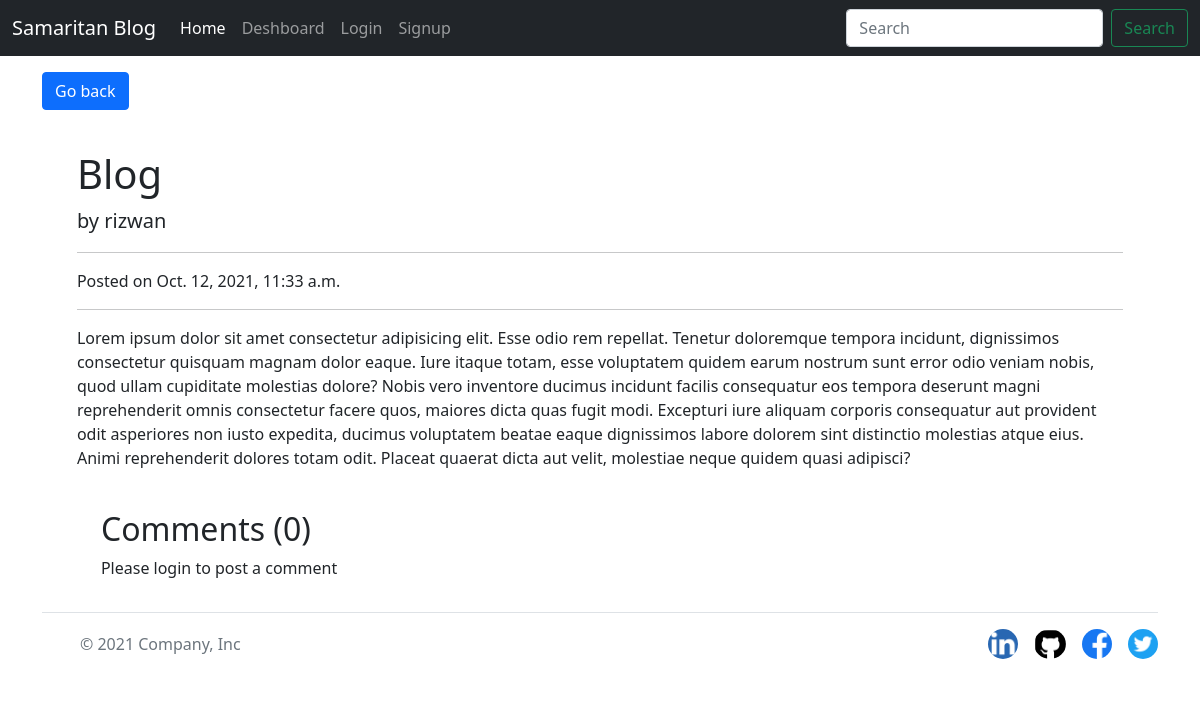
/post/15, run on the app's committed database.
### blog/models.py (models this page shows, shortened)
class Post(models.Model):
    title = models.CharField(max_length=50)
    author = models.ForeignKey(User, on_delete=models.CASCADE)
    published_date = models.DateTimeField(default=timezone.now)
    content = RichTextField(blank = True, null = True)
    visible = models.BooleanField(default=False)
    upload = models.ImageField(upload_to ='uploads/')

### blog/views.py (the view)
# urls.py: path('post/<int:pk>', views.PostDetail, name='PostDetail'),
def PostDetail(request, pk):
    post = Post.objects.get(pk=pk)
    if post.visible == True or request.user.is_superuser or post.author == request.user:
        comments= PostComment.objects.filter(post=post).order_by('timestamp').reverse()
        context={'post':post, 'comments': comments}
        return render(request, "blog/postdetail.html", context)

### blog/templates/blog/postdetail.html (shortened to what this page needs)
{% extends 'blog/base.html' %}
{% load static %}
{% block content %}
<a class="btn btn-primary my-3" href="{% url 'home' %}"> Go back </a>
<div class="container">
        <div class="row" style="margin-right: 1%; margin-left: 1%;">
        <div class="col">
            <h1 class="mt-4">{{post.title}}</h1>
            <p class="lead">
                by {{ post.author}}
            </p>
            <hr>
            <p>Posted on {{post.published_date}}</p>
            <hr>
            <p>
                {{ post.content|safe }}
            </p>
            <br />
            <div class="container">
                <h2> Comments ({{comments.count}}) </h2>
                <div class="my-2">
                    {% if user.is_authenticated %}
                    <form action="{% url 'postComment' %}" method="post">
                        {% csrf_token %}
                        <div class="form-group">
                            <label for="exampleInputEmail1">Post Comment </label>
                            <textarea type="text" class="form-control" name="comment"
                                placeholder="Enter comment here"></textarea>
                        </div>
                        <input type="hidden" name="postSno" value="{{post.id}}">
                        <input type="hidden" name="parentSno" value="">
                        <button type="submit" class="btn btn-primary my-3">Submit</button>
                    </form>
                    {% else %}
                    Please login to post a comment
                    {% endif %}
                </div>
            </div>
        </div>
    </div>
</div>
{% endblock content %}

### blog/static/blog/css/style.css (style rules this page uses)
a { text-decoration: none; }

### data on the page
Post: title "Blog", author "rizwan", published_date "Oct. 12, 2021, 11:33 a.m.", content "Lorem ipsum dolor sit amet consectetur adipisicing elit. Esse odio rem repellat. Tenetur doloremque tempora incidunt, dignissimos consectetur quisquam magnam dolor eaque. Iure itaque totam, esse voluptatem quidem earum nostrum sunt error odio veniam nobis, quod ullam cupiditate molestias dolore? Nobis vero inventore ducimus incidunt facilis consequatur eos tempora deserunt magni reprehenderit omnis consectetur facere quos, maiores dicta quas fugit modi. Excepturi iure aliquam corporis consequatur aut provident odit asperiores non iusto expedita, ducimus voluptatem beatae eaque dignissimos labore dolorem sint distinctio molestias atque eius. Animi reprehenderit dolores totam odit. Placeat…"

### other printed values
{{ comments.count }} "0"
